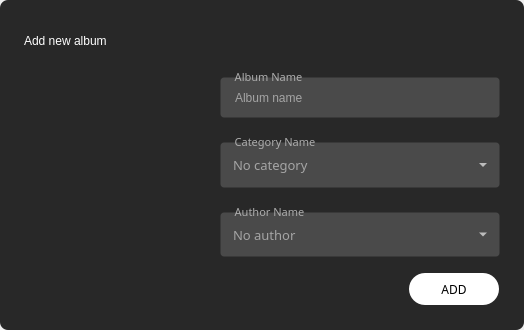
<?xml version="1.0" encoding="UTF-8"?>
<ui version="4.0">
 <class>albumInputDialog</class>
 <widget class="QDialog" name="albumInputDialog">
  <property name="geometry">
   <rect>
    <x>0</x>
    <y>0</y>
    <width>524</width>
    <height>330</height>
   </rect>
  </property>
  <property name="sizePolicy">
   <sizepolicy hsizetype="Fixed" vsizetype="Fixed">
    <horstretch>0</horstretch>
    <verstretch>0</verstretch>
   </sizepolicy>
  </property>
  <property name="minimumSize">
   <size>
    <width>524</width>
    <height>330</height>
   </size>
  </property>
  <property name="maximumSize">
   <size>
    <width>524</width>
    <height>330</height>
   </size>
  </property>
  <property name="windowTitle">
   <string>Dialog</string>
  </property>
  <property name="styleSheet">
   <string notr="true">border: none;</string>
  </property>
  <layout class="QVBoxLayout" name="verticalLayout">
   <property name="spacing">
    <number>0</number>
   </property>
   <property name="leftMargin">
    <number>0</number>
   </property>
   <property name="topMargin">
    <number>0</number>
   </property>
   <property name="rightMargin">
    <number>0</number>
   </property>
   <property name="bottomMargin">
    <number>0</number>
   </property>
   <item>
    <widget class="QFrame" name="frame_3">
     <property name="sizePolicy">
      <sizepolicy hsizetype="Fixed" vsizetype="Fixed">
       <horstretch>0</horstretch>
       <verstretch>0</verstretch>
      </sizepolicy>
     </property>
     <property name="minimumSize">
      <size>
       <width>524</width>
       <height>330</height>
      </size>
     </property>
     <property name="maximumSize">
      <size>
       <width>524</width>
       <height>330</height>
      </size>
     </property>
     <property name="focusPolicy">
      <enum>Qt::ClickFocus</enum>
     </property>
     <property name="styleSheet">
      <string notr="true">#frame_3{
	border-radius: 8px;
	background-color: rgb(40, 40, 40);
}
#albumInputDialogExitButton{
	background-color: none;
	border-radius: 16px;
}
#albumInputDialogExitButton:hover{
	background-color: rgba(179, 179, 179, 0.25);
}
#albumInputDialogExitButton:pressed{
	background-color: rgba(179, 179, 179, 0.35);
}
#label{
	color: white;
	font: 87 17pt &quot;Heebo Black&quot;;
}
#albumInputDialogAddButton{
	border-radius: 16px;
	background-color: white;
	color: black;
	font: 87 9pt &quot;Heebo Medium&quot;;
}
#albumInputDialogSynchronizeQRadioButton{
	color: rgb(179, 179, 179);
	
	font: 57 10pt &quot;Heebo Medium&quot;;
}



QComboBox QAbstractItemView {
	outline: none;
	border: 1px solid rgba(179, 179, 179, 0.25);
}

QComboBox {
	font: 57 10pt &quot;Heebo Black&quot;;
	color: rgba(255, 255, 255, 128);
	border: none;	
	background-color: transparent;
	padding-right: 12px;
	padding-left: 12px;
	padding-top: 12px;
	padding-bottom: 12px;
}
QComboBox:hover{
	color: white;
}
QComboBox::drop-down {
	heigth: 40px;
	width: 32px;
}
QComboBox:down-arrow {
	image: url(:/icons/48x48/outlined/icons/48x48/outlined/outline_arrow_drop_down_gray_48dp.png);
}
QGroupBox {
	font: 57 8pt &quot;Heebo Black&quot;;
	background-color: rgba(179, 179, 179, 0.25);
    border: 1px solid transparent;
    border-radius: 4px;
    margin-top: 8px;
}
QGroupBox::title {
	color: rgb(173, 173, 173);
    subcontrol-origin: margin;
    left: 10px;
    padding: 0 3px 0 3px;
}



QLineEdit {
	font: 57 10pt &quot;Heebo Black&quot;;
	color: white;
	background-color: transparent;
	border: none;
	padding-right: 12px;
	padding-left: 12px;
	padding-top: 12px;
	padding-bottom: 12px;
}</string>
     </property>
     <property name="frameShape">
      <enum>QFrame::StyledPanel</enum>
     </property>
     <property name="frameShadow">
      <enum>QFrame::Raised</enum>
     </property>
     <layout class="QVBoxLayout" name="verticalLayout_2">
      <property name="spacing">
       <number>0</number>
      </property>
      <property name="leftMargin">
       <number>24</number>
      </property>
      <property name="topMargin">
       <number>24</number>
      </property>
      <property name="rightMargin">
       <number>24</number>
      </property>
      <property name="bottomMargin">
       <number>24</number>
      </property>
      <item>
       <widget class="QFrame" name="frame_2">
        <property name="sizePolicy">
         <sizepolicy hsizetype="Preferred" vsizetype="Fixed">
          <horstretch>0</horstretch>
          <verstretch>0</verstretch>
         </sizepolicy>
        </property>
        <property name="minimumSize">
         <size>
          <width>0</width>
          <height>0</height>
         </size>
        </property>
        <property name="styleSheet">
         <string notr="true"/>
        </property>
        <property name="frameShape">
         <enum>QFrame::StyledPanel</enum>
        </property>
        <property name="frameShadow">
         <enum>QFrame::Raised</enum>
        </property>
        <layout class="QVBoxLayout" name="verticalLayout_5">
         <property name="spacing">
          <number>0</number>
         </property>
         <property name="leftMargin">
          <number>0</number>
         </property>
         <property name="topMargin">
          <number>0</number>
         </property>
         <property name="rightMargin">
          <number>0</number>
         </property>
         <property name="bottomMargin">
          <number>0</number>
         </property>
         <item>
          <widget class="QFrame" name="frame">
           <property name="sizePolicy">
            <sizepolicy hsizetype="Preferred" vsizetype="Fixed">
             <horstretch>0</horstretch>
             <verstretch>0</verstretch>
            </sizepolicy>
           </property>
           <property name="minimumSize">
            <size>
             <width>0</width>
             <height>0</height>
            </size>
           </property>
           <property name="maximumSize">
            <size>
             <width>16777215</width>
             <height>16777215</height>
            </size>
           </property>
           <property name="styleSheet">
            <string notr="true"/>
           </property>
           <property name="frameShape">
            <enum>QFrame::StyledPanel</enum>
           </property>
           <property name="frameShadow">
            <enum>QFrame::Raised</enum>
           </property>
           <layout class="QHBoxLayout" name="horizontalLayout">
            <property name="spacing">
             <number>0</number>
            </property>
            <property name="leftMargin">
             <number>0</number>
            </property>
            <property name="topMargin">
             <number>0</number>
            </property>
            <property name="rightMargin">
             <number>0</number>
            </property>
            <property name="bottomMargin">
             <number>2</number>
            </property>
            <item>
             <widget class="QFrame" name="frame_4">
              <property name="sizePolicy">
               <sizepolicy hsizetype="Fixed" vsizetype="Preferred">
                <horstretch>0</horstretch>
                <verstretch>0</verstretch>
               </sizepolicy>
              </property>
              <property name="minimumSize">
               <size>
                <width>0</width>
                <height>0</height>
               </size>
              </property>
              <property name="styleSheet">
               <string notr="true"/>
              </property>
              <property name="frameShape">
               <enum>QFrame::StyledPanel</enum>
              </property>
              <property name="frameShadow">
               <enum>QFrame::Raised</enum>
              </property>
              <layout class="QVBoxLayout" name="verticalLayout_3">
               <property name="spacing">
                <number>0</number>
               </property>
               <property name="leftMargin">
                <number>0</number>
               </property>
               <property name="topMargin">
                <number>0</number>
               </property>
               <property name="rightMargin">
                <number>0</number>
               </property>
               <property name="bottomMargin">
                <number>0</number>
               </property>
               <item>
                <widget class="QLabel" name="label">
                 <property name="sizePolicy">
                  <sizepolicy hsizetype="Fixed" vsizetype="Fixed">
                   <horstretch>0</horstretch>
                   <verstretch>0</verstretch>
                  </sizepolicy>
                 </property>
                 <property name="text">
                  <string notr="true">Add new album</string>
                 </property>
                </widget>
               </item>
              </layout>
             </widget>
            </item>
            <item>
             <spacer name="horizontalSpacer">
              <property name="orientation">
               <enum>Qt::Horizontal</enum>
              </property>
              <property name="sizeHint" stdset="0">
               <size>
                <width>0</width>
                <height>0</height>
               </size>
              </property>
             </spacer>
            </item>
            <item>
             <widget class="QFrame" name="frame_5">
              <property name="minimumSize">
               <size>
                <width>0</width>
                <height>0</height>
               </size>
              </property>
              <property name="frameShape">
               <enum>QFrame::StyledPanel</enum>
              </property>
              <property name="frameShadow">
               <enum>QFrame::Raised</enum>
              </property>
              <layout class="QVBoxLayout" name="verticalLayout_4">
               <property name="spacing">
                <number>0</number>
               </property>
               <property name="leftMargin">
                <number>0</number>
               </property>
               <property name="topMargin">
                <number>0</number>
               </property>
               <property name="rightMargin">
                <number>0</number>
               </property>
               <property name="bottomMargin">
                <number>0</number>
               </property>
               <item>
                <widget class="QPushButton" name="albumInputDialogExitButton">
                 <property name="minimumSize">
                  <size>
                   <width>32</width>
                   <height>32</height>
                  </size>
                 </property>
                 <property name="maximumSize">
                  <size>
                   <width>32</width>
                   <height>32</height>
                  </size>
                 </property>
                 <property name="styleSheet">
                  <string notr="true"/>
                 </property>
                 <property name="text">
                  <string notr="true"/>
                 </property>
                 <property name="icon">
                  <iconset resource="../resourcesPeachPlayer.qrc">
                   <normaloff>:/icons/48x48/outlined/icons/48x48/outlined/outline_close_white_48dp.png</normaloff>:/icons/48x48/outlined/icons/48x48/outlined/outline_close_white_48dp.png</iconset>
                 </property>
                 <property name="iconSize">
                  <size>
                   <width>20</width>
                   <height>20</height>
                  </size>
                 </property>
                </widget>
               </item>
              </layout>
             </widget>
            </item>
           </layout>
          </widget>
         </item>
         <item>
          <widget class="QFrame" name="frame_6">
           <property name="sizePolicy">
            <sizepolicy hsizetype="Preferred" vsizetype="Fixed">
             <horstretch>0</horstretch>
             <verstretch>0</verstretch>
            </sizepolicy>
           </property>
           <property name="minimumSize">
            <size>
             <width>0</width>
             <height>0</height>
            </size>
           </property>
           <property name="frameShape">
            <enum>QFrame::StyledPanel</enum>
           </property>
           <property name="frameShadow">
            <enum>QFrame::Raised</enum>
           </property>
           <layout class="QHBoxLayout" name="horizontalLayout_3">
            <property name="spacing">
             <number>0</number>
            </property>
            <property name="leftMargin">
             <number>0</number>
            </property>
            <property name="topMargin">
             <number>0</number>
            </property>
            <property name="rightMargin">
             <number>0</number>
            </property>
            <property name="bottomMargin">
             <number>0</number>
            </property>
            <item>
             <widget class="QFrame" name="frame_9">
              <property name="sizePolicy">
               <sizepolicy hsizetype="Preferred" vsizetype="Fixed">
                <horstretch>0</horstretch>
                <verstretch>0</verstretch>
               </sizepolicy>
              </property>
              <property name="minimumSize">
               <size>
                <width>0</width>
                <height>198</height>
               </size>
              </property>
              <property name="frameShape">
               <enum>QFrame::StyledPanel</enum>
              </property>
              <property name="frameShadow">
               <enum>QFrame::Raised</enum>
              </property>
              <layout class="QVBoxLayout" name="verticalLayout_6">
               <property name="spacing">
                <number>0</number>
               </property>
               <property name="leftMargin">
                <number>0</number>
               </property>
               <property name="topMargin">
                <number>0</number>
               </property>
               <property name="rightMargin">
                <number>0</number>
               </property>
               <property name="bottomMargin">
                <number>0</number>
               </property>
               <item>
                <spacer name="verticalSpacer">
                 <property name="orientation">
                  <enum>Qt::Vertical</enum>
                 </property>
                 <property name="sizeHint" stdset="0">
                  <size>
                   <width>0</width>
                   <height>0</height>
                  </size>
                 </property>
                </spacer>
               </item>
               <item>
                <widget class="QLabel" name="albumInputDialogAlbumsMiniatureQLabel">
                 <property name="sizePolicy">
                  <sizepolicy hsizetype="Fixed" vsizetype="Fixed">
                   <horstretch>0</horstretch>
                   <verstretch>0</verstretch>
                  </sizepolicy>
                 </property>
                 <property name="minimumSize">
                  <size>
                   <width>180</width>
                   <height>180</height>
                  </size>
                 </property>
                 <property name="maximumSize">
                  <size>
                   <width>180</width>
                   <height>180</height>
                  </size>
                 </property>
                 <property name="text">
                  <string notr="true"/>
                 </property>
                 <property name="pixmap">
                  <pixmap resource="../resourcesPeachPlayer.qrc">:/icons/temporary/icons/playlistCoverExample1.png</pixmap>
                 </property>
                 <property name="scaledContents">
                  <bool>true</bool>
                 </property>
                </widget>
               </item>
              </layout>
             </widget>
            </item>
            <item>
             <widget class="QFrame" name="frame_7">
              <property name="sizePolicy">
               <sizepolicy hsizetype="Preferred" vsizetype="Fixed">
                <horstretch>0</horstretch>
                <verstretch>0</verstretch>
               </sizepolicy>
              </property>
              <property name="minimumSize">
               <size>
                <width>0</width>
                <height>0</height>
               </size>
              </property>
              <property name="maximumSize">
               <size>
                <width>16777215</width>
                <height>198</height>
               </size>
              </property>
              <property name="styleSheet">
               <string notr="true"/>
              </property>
              <property name="frameShape">
               <enum>QFrame::StyledPanel</enum>
              </property>
              <property name="frameShadow">
               <enum>QFrame::Raised</enum>
              </property>
              <layout class="QVBoxLayout" name="verticalLayout_15">
               <property name="spacing">
                <number>16</number>
               </property>
               <property name="leftMargin">
                <number>16</number>
               </property>
               <property name="topMargin">
                <number>10</number>
               </property>
               <property name="rightMargin">
                <number>0</number>
               </property>
               <property name="bottomMargin">
                <number>0</number>
               </property>
               <item>
                <widget class="QGroupBox" name="groupBox1_3">
                 <property name="sizePolicy">
                  <sizepolicy hsizetype="Fixed" vsizetype="Fixed">
                   <horstretch>0</horstretch>
                   <verstretch>0</verstretch>
                  </sizepolicy>
                 </property>
                 <property name="minimumSize">
                  <size>
                   <width>280</width>
                   <height>40</height>
                  </size>
                 </property>
                 <property name="font">
                  <font>
                   <family>Heebo Black</family>
                   <pointsize>8</pointsize>
                   <weight>7</weight>
                   <italic>false</italic>
                   <bold>false</bold>
                  </font>
                 </property>
                 <property name="styleSheet">
                  <string notr="true"/>
                 </property>
                 <property name="title">
                  <string notr="true">Album Name</string>
                 </property>
                 <layout class="QVBoxLayout" name="verticalLayout_16">
                  <property name="spacing">
                   <number>0</number>
                  </property>
                  <property name="leftMargin">
                   <number>0</number>
                  </property>
                  <property name="topMargin">
                   <number>0</number>
                  </property>
                  <property name="rightMargin">
                   <number>0</number>
                  </property>
                  <property name="bottomMargin">
                   <number>0</number>
                  </property>
                  <item>
                   <widget class="QLineEdit" name="albumInputDialogAlbumNameQLineEdit">
                    <property name="palette">
                     <palette>
                      <active>
                       <colorrole role="WindowText">
                        <brush brushstyle="SolidPattern">
                         <color alpha="255">
                          <red>255</red>
                          <green>255</green>
                          <blue>255</blue>
                         </color>
                        </brush>
                       </colorrole>
                       <colorrole role="Button">
                        <brush brushstyle="SolidPattern">
                         <color alpha="0">
                          <red>0</red>
                          <green>0</green>
                          <blue>0</blue>
                         </color>
                        </brush>
                       </colorrole>
                       <colorrole role="Text">
                        <brush brushstyle="SolidPattern">
                         <color alpha="255">
                          <red>255</red>
                          <green>255</green>
                          <blue>255</blue>
                         </color>
                        </brush>
                       </colorrole>
                       <colorrole role="ButtonText">
                        <brush brushstyle="SolidPattern">
                         <color alpha="255">
                          <red>255</red>
                          <green>255</green>
                          <blue>255</blue>
                         </color>
                        </brush>
                       </colorrole>
                       <colorrole role="Base">
                        <brush brushstyle="SolidPattern">
                         <color alpha="0">
                          <red>0</red>
                          <green>0</green>
                          <blue>0</blue>
                         </color>
                        </brush>
                       </colorrole>
                       <colorrole role="Window">
                        <brush brushstyle="SolidPattern">
                         <color alpha="0">
                          <red>0</red>
                          <green>0</green>
                          <blue>0</blue>
                         </color>
                        </brush>
                       </colorrole>
                       <colorrole role="PlaceholderText">
                        <brush brushstyle="SolidPattern">
                         <color alpha="128">
                          <red>255</red>
                          <green>255</green>
                          <blue>255</blue>
                         </color>
                        </brush>
                       </colorrole>
                      </active>
                      <inactive>
                       <colorrole role="WindowText">
                        <brush brushstyle="SolidPattern">
                         <color alpha="255">
                          <red>255</red>
                          <green>255</green>
                          <blue>255</blue>
                         </color>
                        </brush>
                       </colorrole>
                       <colorrole role="Button">
                        <brush brushstyle="SolidPattern">
                         <color alpha="0">
                          <red>0</red>
                          <green>0</green>
                          <blue>0</blue>
                         </color>
                        </brush>
                       </colorrole>
                       <colorrole role="Text">
                        <brush brushstyle="SolidPattern">
                         <color alpha="255">
                          <red>255</red>
                          <green>255</green>
                          <blue>255</blue>
                         </color>
                        </brush>
                       </colorrole>
                       <colorrole role="ButtonText">
                        <brush brushstyle="SolidPattern">
                         <color alpha="255">
                          <red>255</red>
                          <green>255</green>
                          <blue>255</blue>
                         </color>
                        </brush>
                       </colorrole>
                       <colorrole role="Base">
                        <brush brushstyle="SolidPattern">
                         <color alpha="0">
                          <red>0</red>
                          <green>0</green>
                          <blue>0</blue>
                         </color>
                        </brush>
                       </colorrole>
                       <colorrole role="Window">
                        <brush brushstyle="SolidPattern">
                         <color alpha="0">
                          <red>0</red>
                          <green>0</green>
                          <blue>0</blue>
                         </color>
                        </brush>
                       </colorrole>
                       <colorrole role="PlaceholderText">
                        <brush brushstyle="SolidPattern">
                         <color alpha="128">
                          <red>255</red>
                          <green>255</green>
                          <blue>255</blue>
                         </color>
                        </brush>
                       </colorrole>
                      </inactive>
                      <disabled>
                       <colorrole role="WindowText">
                        <brush brushstyle="SolidPattern">
                         <color alpha="255">
                          <red>255</red>
                          <green>255</green>
                          <blue>255</blue>
                         </color>
                        </brush>
                       </colorrole>
                       <colorrole role="Button">
                        <brush brushstyle="SolidPattern">
                         <color alpha="0">
                          <red>0</red>
                          <green>0</green>
                          <blue>0</blue>
                         </color>
                        </brush>
                       </colorrole>
                       <colorrole role="Text">
                        <brush brushstyle="SolidPattern">
                         <color alpha="255">
                          <red>255</red>
                          <green>255</green>
                          <blue>255</blue>
                         </color>
                        </brush>
                       </colorrole>
                       <colorrole role="ButtonText">
                        <brush brushstyle="SolidPattern">
                         <color alpha="255">
                          <red>255</red>
                          <green>255</green>
                          <blue>255</blue>
                         </color>
                        </brush>
                       </colorrole>
                       <colorrole role="Base">
                        <brush brushstyle="SolidPattern">
                         <color alpha="0">
                          <red>0</red>
                          <green>0</green>
                          <blue>0</blue>
                         </color>
                        </brush>
                       </colorrole>
                       <colorrole role="Window">
                        <brush brushstyle="SolidPattern">
                         <color alpha="0">
                          <red>0</red>
                          <green>0</green>
                          <blue>0</blue>
                         </color>
                        </brush>
                       </colorrole>
                       <colorrole role="PlaceholderText">
                        <brush brushstyle="SolidPattern">
                         <color alpha="128">
                          <red>255</red>
                          <green>255</green>
                          <blue>255</blue>
                         </color>
                        </brush>
                       </colorrole>
                      </disabled>
                     </palette>
                    </property>
                    <property name="inputMask">
                     <string notr="true"/>
                    </property>
                    <property name="text">
                     <string notr="true"/>
                    </property>
                    <property name="placeholderText">
                     <string notr="true">Album name</string>
                    </property>
                   </widget>
                  </item>
                 </layout>
                </widget>
               </item>
               <item>
                <widget class="QGroupBox" name="groupBox1_2">
                 <property name="sizePolicy">
                  <sizepolicy hsizetype="Fixed" vsizetype="Fixed">
                   <horstretch>0</horstretch>
                   <verstretch>0</verstretch>
                  </sizepolicy>
                 </property>
                 <property name="minimumSize">
                  <size>
                   <width>280</width>
                   <height>40</height>
                  </size>
                 </property>
                 <property name="font">
                  <font>
                   <family>Heebo Black</family>
                   <pointsize>8</pointsize>
                   <weight>7</weight>
                   <italic>false</italic>
                   <bold>false</bold>
                  </font>
                 </property>
                 <property name="title">
                  <string notr="true">Category Name</string>
                 </property>
                 <layout class="QVBoxLayout" name="verticalLayout_14">
                  <property name="spacing">
                   <number>0</number>
                  </property>
                  <property name="leftMargin">
                   <number>0</number>
                  </property>
                  <property name="topMargin">
                   <number>0</number>
                  </property>
                  <property name="rightMargin">
                   <number>0</number>
                  </property>
                  <property name="bottomMargin">
                   <number>0</number>
                  </property>
                  <item>
                   <widget class="QComboBox" name="albumInputDialogCategoryQComboBox">
                    <property name="sizePolicy">
                     <sizepolicy hsizetype="Preferred" vsizetype="Preferred">
                      <horstretch>0</horstretch>
                      <verstretch>0</verstretch>
                     </sizepolicy>
                    </property>
                    <property name="minimumSize">
                     <size>
                      <width>0</width>
                      <height>0</height>
                     </size>
                    </property>
                    <property name="maximumSize">
                     <size>
                      <width>16777215</width>
                      <height>16777215</height>
                     </size>
                    </property>
                    <property name="font">
                     <font>
                      <family>Heebo Black</family>
                      <pointsize>10</pointsize>
                      <weight>7</weight>
                      <italic>false</italic>
                      <bold>false</bold>
                     </font>
                    </property>
                    <property name="currentText">
                     <string notr="true">No category</string>
                    </property>
                    <property name="maxVisibleItems">
                     <number>3</number>
                    </property>
                    <property name="iconSize">
                     <size>
                      <width>50</width>
                      <height>50</height>
                     </size>
                    </property>
                    <property name="placeholderText">
                     <string notr="true"/>
                    </property>
                    <property name="frame">
                     <bool>true</bool>
                    </property>
                    <item>
                     <property name="text">
                      <string notr="true">No category</string>
                     </property>
                    </item>
                    <item>
                     <property name="text">
                      <string notr="true">Category1</string>
                     </property>
                    </item>
                    <item>
                     <property name="text">
                      <string notr="true">Category2</string>
                     </property>
                    </item>
                    <item>
                     <property name="text">
                      <string notr="true">Category3</string>
                     </property>
                    </item>
                   </widget>
                  </item>
                 </layout>
                </widget>
               </item>
               <item>
                <widget class="QGroupBox" name="groupBox1">
                 <property name="sizePolicy">
                  <sizepolicy hsizetype="Fixed" vsizetype="Fixed">
                   <horstretch>0</horstretch>
                   <verstretch>0</verstretch>
                  </sizepolicy>
                 </property>
                 <property name="minimumSize">
                  <size>
                   <width>280</width>
                   <height>40</height>
                  </size>
                 </property>
                 <property name="font">
                  <font>
                   <family>Heebo Black</family>
                   <pointsize>8</pointsize>
                   <weight>7</weight>
                   <italic>false</italic>
                   <bold>false</bold>
                  </font>
                 </property>
                 <property name="title">
                  <string notr="true">Author Name</string>
                 </property>
                 <layout class="QVBoxLayout" name="verticalLayout_13">
                  <property name="spacing">
                   <number>0</number>
                  </property>
                  <property name="leftMargin">
                   <number>0</number>
                  </property>
                  <property name="topMargin">
                   <number>0</number>
                  </property>
                  <property name="rightMargin">
                   <number>0</number>
                  </property>
                  <property name="bottomMargin">
                   <number>0</number>
                  </property>
                  <item>
                   <widget class="QComboBox" name="albumInputDialogAuthorQComboBox">
                    <property name="sizePolicy">
                     <sizepolicy hsizetype="Preferred" vsizetype="Preferred">
                      <horstretch>0</horstretch>
                      <verstretch>0</verstretch>
                     </sizepolicy>
                    </property>
                    <property name="minimumSize">
                     <size>
                      <width>0</width>
                      <height>0</height>
                     </size>
                    </property>
                    <property name="maximumSize">
                     <size>
                      <width>16777215</width>
                      <height>16777215</height>
                     </size>
                    </property>
                    <property name="font">
                     <font>
                      <family>Heebo Black</family>
                      <pointsize>10</pointsize>
                      <weight>7</weight>
                      <italic>false</italic>
                      <bold>false</bold>
                     </font>
                    </property>
                    <property name="currentText">
                     <string notr="true">No author</string>
                    </property>
                    <property name="iconSize">
                     <size>
                      <width>50</width>
                      <height>50</height>
                     </size>
                    </property>
                    <property name="placeholderText">
                     <string notr="true"/>
                    </property>
                    <property name="frame">
                     <bool>true</bool>
                    </property>
                    <item>
                     <property name="text">
                      <string notr="true">No author</string>
                     </property>
                    </item>
                    <item>
                     <property name="text">
                      <string notr="true">Author1</string>
                     </property>
                    </item>
                    <item>
                     <property name="text">
                      <string notr="true">Author2</string>
                     </property>
                    </item>
                   </widget>
                  </item>
                 </layout>
                </widget>
               </item>
              </layout>
             </widget>
            </item>
           </layout>
          </widget>
         </item>
         <item>
          <widget class="QFrame" name="frame_8">
           <property name="sizePolicy">
            <sizepolicy hsizetype="Preferred" vsizetype="Fixed">
             <horstretch>0</horstretch>
             <verstretch>0</verstretch>
            </sizepolicy>
           </property>
           <property name="minimumSize">
            <size>
             <width>0</width>
             <height>0</height>
            </size>
           </property>
           <property name="frameShape">
            <enum>QFrame::StyledPanel</enum>
           </property>
           <property name="frameShadow">
            <enum>QFrame::Raised</enum>
           </property>
           <layout class="QHBoxLayout" name="horizontalLayout_2">
            <property name="spacing">
             <number>0</number>
            </property>
            <property name="leftMargin">
             <number>0</number>
            </property>
            <property name="topMargin">
             <number>16</number>
            </property>
            <property name="rightMargin">
             <number>1</number>
            </property>
            <property name="bottomMargin">
             <number>0</number>
            </property>
            <item>
             <spacer name="horizontalSpacer_2">
              <property name="orientation">
               <enum>Qt::Horizontal</enum>
              </property>
              <property name="sizeHint" stdset="0">
               <size>
                <width>0</width>
                <height>0</height>
               </size>
              </property>
             </spacer>
            </item>
            <item>
             <widget class="QFrame" name="frame_10">
              <property name="sizePolicy">
               <sizepolicy hsizetype="Preferred" vsizetype="Fixed">
                <horstretch>0</horstretch>
                <verstretch>0</verstretch>
               </sizepolicy>
              </property>
              <property name="frameShape">
               <enum>QFrame::StyledPanel</enum>
              </property>
              <property name="frameShadow">
               <enum>QFrame::Raised</enum>
              </property>
              <layout class="QVBoxLayout" name="verticalLayout_8">
               <property name="spacing">
                <number>0</number>
               </property>
               <property name="leftMargin">
                <number>0</number>
               </property>
               <property name="topMargin">
                <number>0</number>
               </property>
               <property name="rightMargin">
                <number>0</number>
               </property>
               <property name="bottomMargin">
                <number>0</number>
               </property>
               <item>
                <widget class="QPushButton" name="albumInputDialogAddButton">
                 <property name="sizePolicy">
                  <sizepolicy hsizetype="Fixed" vsizetype="Fixed">
                   <horstretch>0</horstretch>
                   <verstretch>0</verstretch>
                  </sizepolicy>
                 </property>
                 <property name="minimumSize">
                  <size>
                   <width>90</width>
                   <height>32</height>
                  </size>
                 </property>
                 <property name="maximumSize">
                  <size>
                   <width>90</width>
                   <height>32</height>
                  </size>
                 </property>
                 <property name="font">
                  <font>
                   <family>Heebo Medium</family>
                   <pointsize>9</pointsize>
                   <weight>10</weight>
                   <italic>false</italic>
                   <bold>false</bold>
                   <kerning>true</kerning>
                  </font>
                 </property>
                 <property name="layoutDirection">
                  <enum>Qt::LeftToRight</enum>
                 </property>
                 <property name="styleSheet">
                  <string notr="true"/>
                 </property>
                 <property name="text">
                  <string notr="true">ADD</string>
                 </property>
                </widget>
               </item>
              </layout>
             </widget>
            </item>
           </layout>
          </widget>
         </item>
        </layout>
       </widget>
      </item>
     </layout>
    </widget>
   </item>
  </layout>
 </widget>
 <resources>
  <include location="../resourcesPeachPlayer.qrc"/>
 </resources>
 <connections/>
</ui>
